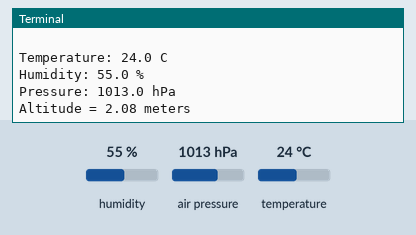
This program was run on a simulated Raspberry Pi (BCM pin numbers). Shown: the last lines printed to the terminal. Inputs (shaded band) come from the test bench; at power-on: humidity 55 %, air pressure 1013 hPa, temperature 24 °C.

Above: at 1.2 s.
1.3 s: humidity set to 22 %
At 2.6 s:
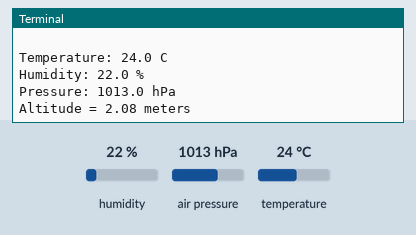
2.8 s: air pressure set to 952 hPa
At 4.2 s:
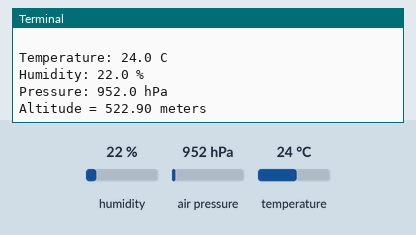

The program:

bme280_test.py
```python
import board
import time
from adafruit_bme280 import basic as adafruit_bme280

# Create sensor object, using the board's default I2C bus.
i2c = board.I2C()  # uses board.SCL and board.SDA
bme280 = adafruit_bme280.Adafruit_BME280_I2C(i2c, address=0x76)

# change this to match the location's pressure (hPa) at sea level
bme280.sea_level_pressure = 1013.25

while True:
    print("\nTemperature: %0.1f C" % bme280.temperature)
    print("Humidity: %0.1f %%" % bme280.relative_humidity)
    print("Pressure: %0.1f hPa" % bme280.pressure)
    print("Altitude = %0.2f meters" % bme280.altitude)
    time.sleep(2)
```

Measured:
- after the input at 1.3 s, the terminal: prints a new line after 0.70 s (image 1)
- after the input at 2.8 s, the terminal: prints a new line after 1.2 s (image 2)
